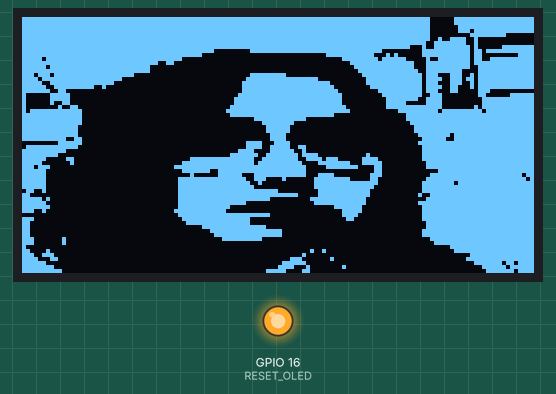
Simulated run of this sketch. Board: ESP32. On the bench: 128×64 one-colour display, output pins drawn as LEDs (lit = HIGH). What the sketch prints to the serial monitor is not drawn.

Above: at 0.1 s.

The sketch:

Foto_esp32.ino
```cpp
#include <Wire.h>
#include <Adafruit_GFX.h>
#include <Adafruit_SSD1306.h> // Instalar esta libreria y sus dependencias


#define SDA_OLED 4  // Serial Data de pantalla OLED
#define SCL_OLED 15 // Serial Clock de pantalla OLED
#define RESET_OLED 16
#define LED_PIN 25  // Pin conectado al led de la placa
#define READ_PIN 12 // Pin de lectura

bool valor_anterior; // Variable de monitoreo

Adafruit_SSD1306 display(128, 64, &Wire,RESET_OLED); // objeto display para control de OLED 128x64
#include <Wire.h>
#include <Adafruit_SSD1306.h> // Instalar esta libreria y sus dependencias

#define SDA_OLED 4  // Serial Data de pantalla OLED
#define SCL_OLED 15 // Serial Clock de pantalla OLED
#define RESET_OLED 16
#define LED_PIN 25  // Pin conectado al led de la placa
#define READ_PIN 13 // Pin de lectura


static const uint8_t image_data_Image[1024] = {
    0xff, 0xff, 0xff, 0xff, 0xff, 0xff, 0xff, 0xff, 0xff, 0xff, 0xff, 0xff, 0xfc, 0x0f, 0xff, 0xff,
    0xff, 0xff, 0xff, 0xff, 0xff, 0xff, 0xff, 0xff, 0xff, 0xff, 0xff, 0xff, 0xfc, 0x0f, 0xff, 0xff,
    0xff, 0xff, 0xff, 0xff, 0xff, 0xff, 0xff, 0xff, 0xff, 0xff, 0xff, 0xff, 0xfc, 0x07, 0xff, 0xff,
    0xff, 0xff, 0xff, 0xff, 0xff, 0xff, 0xff, 0xff, 0xff, 0xff, 0xff, 0xff, 0xfc, 0x07, 0x7f, 0xff,
    0xff, 0xff, 0xff, 0xff, 0xff, 0xff, 0xff, 0xff, 0xff, 0xff, 0xff, 0xff, 0xfc, 0x00, 0xff, 0x80,
    0xff, 0xff, 0xff, 0xff, 0xff, 0xff, 0xff, 0xff, 0xff, 0xff, 0xff, 0xff, 0xfc, 0x9e, 0x40, 0x00,
    0xff, 0xff, 0xff, 0xff, 0xff, 0xff, 0xff, 0xff, 0xff, 0xff, 0xff, 0xff, 0xf9, 0xfe, 0x40, 0x00,
    0xff, 0xff, 0xff, 0xff, 0xff, 0xff, 0xff, 0xff, 0xff, 0xff, 0xff, 0xff, 0x89, 0xff, 0x40, 0xff,
    0xff, 0xff, 0xff, 0xff, 0xff, 0xff, 0x00, 0x7f, 0xff, 0xff, 0xff, 0xc0, 0x0f, 0xff, 0x6f, 0xff,
    0xff, 0xff, 0xff, 0xff, 0xff, 0xf8, 0x00, 0x00, 0x00, 0x0f, 0xff, 0x14, 0x0f, 0xff, 0x60, 0x0f,
    0xfb, 0xff, 0xff, 0xff, 0xff, 0x00, 0x00, 0x00, 0x00, 0x00, 0xff, 0xbf, 0x04, 0xff, 0x67, 0xff,
    0xff, 0xff, 0xff, 0xff, 0xcc, 0x00, 0x00, 0x00, 0x00, 0x00, 0x3f, 0xff, 0xc7, 0xff, 0x7f, 0xff,
    0xfd, 0xff, 0xff, 0xff, 0x00, 0x00, 0x00, 0x00, 0x00, 0x00, 0x1f, 0xff, 0xc7, 0xff, 0x3f, 0xff,
    0xff, 0xff, 0xff, 0xff, 0x00, 0x00, 0x00, 0x00, 0x00, 0x00, 0x0f, 0xff, 0xe7, 0xfc, 0x3f, 0xff,
    0xee, 0xff, 0xff, 0xf0, 0x00, 0x00, 0x00, 0x7f, 0xc0, 0x00, 0x07, 0xff, 0xf7, 0x1c, 0xbf, 0xff,
    0xf7, 0xff, 0xff, 0x80, 0x00, 0x00, 0x00, 0xff, 0xff, 0xc0, 0x03, 0xff, 0xf7, 0x9d, 0xbf, 0xff,
    0xf9, 0xff, 0xfe, 0x00, 0x00, 0x00, 0x01, 0xff, 0xff, 0xf8, 0x03, 0xff, 0xf7, 0x1c, 0xbf, 0xff,
    0xfc, 0xff, 0xc8, 0x00, 0x00, 0x00, 0x01, 0xff, 0xff, 0xfc, 0x01, 0xff, 0xf7, 0x98, 0xbf, 0xff,
    0xfe, 0x60, 0x00, 0x00, 0x00, 0x00, 0x01, 0xff, 0xff, 0xfe, 0x00, 0x7f, 0xf7, 0x18, 0x38, 0x00,
    0x81, 0xf0, 0x00, 0x00, 0x00, 0x00, 0x03, 0xff, 0xff, 0xff, 0x00, 0x3f, 0xf3, 0x80, 0x30, 0x3f,
    0x81, 0xf0, 0x00, 0x00, 0x00, 0x00, 0x07, 0xff, 0xff, 0xff, 0x00, 0x1f, 0xe7, 0x80, 0x1f, 0xff,
    0x81, 0x30, 0x00, 0x00, 0x00, 0x00, 0x07, 0xff, 0xff, 0xff, 0x00, 0x1f, 0x07, 0x80, 0x1f, 0xff,
    0x80, 0x4c, 0x00, 0x00, 0x00, 0x00, 0x0f, 0xff, 0xff, 0xff, 0x80, 0x1f, 0xff, 0x80, 0x5f, 0xff,
    0xbf, 0xfe, 0x00, 0x00, 0x00, 0x00, 0x1f, 0xff, 0xff, 0xff, 0xc0, 0x03, 0xff, 0x7f, 0xef, 0xff,
    0xff, 0xfe, 0x00, 0x00, 0x00, 0x00, 0x0f, 0xff, 0xff, 0xfc, 0x00, 0x00, 0xff, 0xff, 0xff, 0xff,
    0xff, 0xfe, 0x00, 0x00, 0x00, 0x00, 0x00, 0x3f, 0xfe, 0x00, 0x00, 0x00, 0xff, 0xff, 0xff, 0xff,
    0xff, 0xfe, 0x00, 0x00, 0x00, 0x00, 0x00, 0x0f, 0xf0, 0x00, 0x00, 0x00, 0x7f, 0xff, 0xff, 0xff,
    0xff, 0xfc, 0x00, 0x00, 0x00, 0x00, 0x00, 0x07, 0xe0, 0x00, 0x00, 0x00, 0x3f, 0xff, 0xff, 0xff,
    0xff, 0xfc, 0x00, 0x00, 0x00, 0x00, 0x00, 0x07, 0xe0, 0x00, 0x00, 0x00, 0x3f, 0xff, 0xff, 0xff,
    0xff, 0xfc, 0x00, 0x00, 0x00, 0x00, 0x00, 0x03, 0xc0, 0x00, 0x00, 0x00, 0x1f, 0xef, 0xff, 0xff,
    0xff, 0xe6, 0x00, 0x00, 0x00, 0x00, 0x00, 0x03, 0xc0, 0x00, 0x00, 0x00, 0x0f, 0xcf, 0xff, 0xff,
    0x00, 0x7e, 0x00, 0x00, 0x00, 0x00, 0x00, 0xf1, 0xe0, 0x00, 0x00, 0x00, 0x1f, 0xff, 0xff, 0xff,
    0x7f, 0xfc, 0x00, 0x00, 0x00, 0x00, 0x00, 0xf3, 0xe6, 0x00, 0x00, 0x00, 0x0f, 0xff, 0xff, 0xff,
    0xff, 0xe0, 0x00, 0x00, 0x00, 0x00, 0x03, 0xc3, 0xf2, 0x00, 0x00, 0x00, 0x0f, 0xff, 0xff, 0xff,
    0xff, 0x80, 0x00, 0x00, 0x00, 0x00, 0x0f, 0xe7, 0xfb, 0xc0, 0x02, 0x00, 0x0f, 0xff, 0xff, 0xff,
    0xfc, 0x18, 0x00, 0x00, 0x00, 0x3f, 0xff, 0xcf, 0xf9, 0xee, 0x07, 0x80, 0x0f, 0xff, 0xff, 0xff,
    0xf8, 0x08, 0x00, 0x00, 0x00, 0xff, 0xff, 0xdf, 0xfc, 0x3f, 0xc7, 0xc0, 0x07, 0xff, 0xff, 0xff,
    0xee, 0x00, 0x00, 0x00, 0x03, 0xff, 0xff, 0xff, 0xfe, 0x0f, 0xf0, 0xc0, 0x07, 0xff, 0xff, 0xff,
    0xfc, 0x00, 0x00, 0x00, 0x00, 0xfe, 0x7f, 0xff, 0xfe, 0x00, 0x00, 0xc0, 0x00, 0xff, 0xff, 0xff,
    0xfc, 0x00, 0x00, 0x00, 0x00, 0x20, 0x7e, 0x3f, 0xfe, 0x3c, 0x01, 0xc0, 0x03, 0xff, 0xff, 0xfb,
    0xfc, 0x00, 0x00, 0x00, 0x01, 0xff, 0xff, 0x38, 0x40, 0x7f, 0xc1, 0x80, 0x07, 0xff, 0xff, 0xfd,
    0xfc, 0x00, 0x00, 0x00, 0x01, 0xff, 0xff, 0x90, 0x00, 0x7f, 0xff, 0x80, 0x0f, 0xf7, 0xff, 0xff,
    0xfc, 0x00, 0x00, 0x00, 0x01, 0xff, 0xff, 0xc0, 0x00, 0x7f, 0xff, 0x00, 0x0f, 0xff, 0xff, 0xff,
    0x64, 0x00, 0x00, 0x00, 0x01, 0xff, 0xff, 0xff, 0x00, 0x3f, 0xfe, 0x00, 0x0f, 0xff, 0xff, 0xff,
    0xc0, 0x00, 0x00, 0x00, 0x01, 0xff, 0xff, 0xff, 0xf8, 0x3f, 0xfe, 0x00, 0x13, 0xff, 0xff, 0xff,
    0xfa, 0x00, 0x00, 0x00, 0x01, 0xff, 0xff, 0xfc, 0x00, 0xff, 0xfc, 0x00, 0x07, 0xff, 0xff, 0xff,
    0xfc, 0x00, 0x00, 0x00, 0x01, 0xff, 0xff, 0x00, 0x00, 0x7f, 0xfc, 0x00, 0x1f, 0xff, 0xff, 0xff,
    0xfe, 0x00, 0x00, 0x00, 0x01, 0xff, 0xf0, 0x00, 0x00, 0x03, 0xf8, 0x00, 0x0f, 0xff, 0xff, 0xff,
    0xe4, 0x00, 0x00, 0x00, 0x03, 0xff, 0xe0, 0x00, 0x00, 0x00, 0xf8, 0x00, 0x0f, 0xff, 0xff, 0xff,
    0x00, 0x00, 0x00, 0x00, 0x01, 0xff, 0xff, 0xfc, 0x00, 0x00, 0xf0, 0x00, 0x0f, 0xff, 0xff, 0xff,
    0xe0, 0x00, 0x00, 0x00, 0x00, 0xff, 0xff, 0x80, 0x00, 0x00, 0x60, 0x00, 0x0f, 0xff, 0xff, 0xff,
    0xc0, 0x00, 0x00, 0x00, 0x00, 0x7f, 0xff, 0x80, 0x00, 0x00, 0x00, 0x00, 0x07, 0xff, 0xff, 0xff,
    0xc0, 0x00, 0x00, 0x00, 0x00, 0x07, 0xff, 0xf8, 0x00, 0x00, 0x00, 0x00, 0x07, 0xff, 0xff, 0xff,
    0xc0, 0x00, 0x00, 0x00, 0x00, 0x01, 0xff, 0xff, 0x80, 0x00, 0x00, 0x00, 0x0f, 0xff, 0xff, 0xff,
    0xc0, 0x00, 0x00, 0x00, 0x00, 0x00, 0xff, 0xff, 0x80, 0x00, 0x00, 0x00, 0x0f, 0xff, 0xff, 0xff,
    0xe0, 0x20, 0x00, 0x00, 0x00, 0x00, 0x3f, 0xf0, 0x00, 0x00, 0x00, 0x00, 0x03, 0xff, 0xff, 0xff,
    0xe0, 0x20, 0x00, 0x00, 0x00, 0x00, 0x00, 0x00, 0x00, 0x00, 0x00, 0x00, 0x01, 0xff, 0xff, 0xff,
    0x80, 0x00, 0x00, 0x00, 0x00, 0x00, 0x00, 0x00, 0x00, 0x00, 0x00, 0x00, 0x00, 0x1f, 0xff, 0xff,
    0xc2, 0x00, 0x00, 0x00, 0x00, 0x00, 0x00, 0x00, 0x00, 0x90, 0x00, 0x00, 0x00, 0x0f, 0xff, 0xff,
    0xe7, 0x00, 0x00, 0x00, 0x00, 0x00, 0x00, 0x00, 0x02, 0x00, 0x00, 0x00, 0x00, 0x00, 0xff, 0xff,
    0xf1, 0x80, 0x00, 0x00, 0x00, 0x00, 0x00, 0x00, 0x1c, 0x04, 0x00, 0x00, 0x00, 0x01, 0xff, 0xff,
    0xfc, 0x00, 0x00, 0x00, 0x00, 0x00, 0x00, 0x00, 0x7e, 0x00, 0x00, 0x00, 0x00, 0x00, 0x7f, 0x6f,
    0xff, 0x00, 0x00, 0x00, 0x00, 0x00, 0x00, 0x00, 0xf1, 0x00, 0x80, 0x00, 0x00, 0x00, 0x1f, 0xbf,
    0xff, 0xc0, 0x00, 0x00, 0x00, 0x00, 0x00, 0x07, 0xc3, 0x00, 0x00, 0x00, 0x00, 0x00, 0x0f, 0xef
};

void setup(){
  Serial.begin(115200);// Inicialización de puerto Serial
  Serial.println("INICIANDO I2C"); // mensaje de control de Inicio Puerto I2C OLED
  IniciarPantalla(); // Llamado a función de iniciar el objeto OLED

  display.clearDisplay();

  // Draw bitmap on the screen
  display.drawBitmap(0, 0, image_data_Image, 128, 64, 1);
  display.display();
}


void IniciarPantalla(){
  pinMode(RESET_OLED, OUTPUT);
  digitalWrite(RESET_OLED, LOW);
  delay(20);
  digitalWrite(RESET_OLED, HIGH);
  Wire.begin(SDA_OLED, SCL_OLED); // Iniciar Objeto Wire (I2C) anteriormente referenciado por display
  if(!display.begin(SSD1306_SWITCHCAPVCC, 0x3c)) { // Se asigna el tipo correcto de OLED y dirección I2C
    Serial.println("Problema al iniciar OLED");
    while (true);
  }
  display.setTextSize(1);// tamaño minimo de texto
  display.setTextColor(WHITE,BLACK);// Letras en blanco fondo negro
}

void loop(){
}
```
